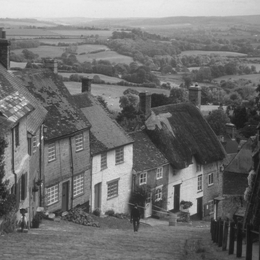
%> input picture new_STDM/goldhill.bmp, 260 x 260 px, shrunk from 512 x 512 before the run
$ octave main_version2_grey_test_psnr.m   (GNU Octave 9; MATLAB toolbox functions it lacks are replaced by stand-ins)
%> lines starting %> are read from the running program, lines starting %| are printed output that depends on the picture; in (x1, y1, x2, y2) boxes, pixels count from 0 and x2, y2 are one past the last pixel; in counts of white or black regions, pixels touching at a corner belong together; the program's own positions count from 1
### new_STDM/func_version2_grey_psnr.m
function [peak_snr_wn] = func_version2_grey_psnr(img_name,T_multiply,Delta)
%> called with img_name = 'goldhill.bmp', T_multiply = 1000, Delta = 26
    % tic;
    order = 31;
%     T_multiply = 1000;
    sigma_E = 10^5;
    T = 1000;
    R = 3;
    % M1 >= M_D > len_skm >= L
    L = 30; % 水印长度
    M_D = 50;  % 所有标准正交向量个数
    len_skm = 40; % 要嵌入水印的标准正交向量个数
    M1 = 60; % 低频zernike矩系数的个数
% [5 lines of commented-out code are left out]

    T1 = floor(T/2);
%     T2 = T-T1;

    img = imread(img_name);
%> img is the input picture: size 260x260 uint8; min 20, max 235, mean 112.2
    % 若是彩色图像则转为灰度图像
    if length(size(img)) == 3
        img = rgb2gray(img);
    end
    % uint8->double
    img = double(img);
%> img: size 260x260 double
    % 展示图像
    figure;imshow(uint8(img));

    %zernike正变换，得到Anm, Vnm
    [V,PQ]=zernike_V(img, order);
%> in zernike_V, `mask(inside) = ones(size(inside));`:
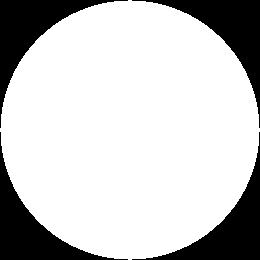
%> mask: size 260x260 double; values 0 (black) and 1 (white), 78% white; 4 black regions, box (x1, y1, x2, y2) and area: (0, 0, 128, 128) 3726, (132, 0, 260, 128) 3726, (0, 132, 128, 260) 3726, (132, 132, 260, 260) 3726
%> after the loop in zernike_V, `for k=1:length(PQ)`:
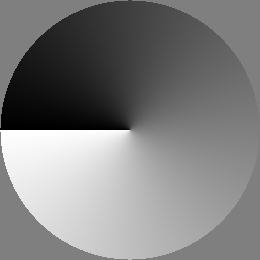
%> phase: size 260x260 double; min -97.27, max 97.27, mean 0; drawn with min black and max white
%> PQ = 528 rows, first 12: [0 0; 1 -1; 1 1; 2 -2; 2 0; 2 2; 3 -3; 3 -1; 3 1; 3 3; 4 -4; 4 -2]
    [A]=zernike_A(img, V, PQ);
%> the loop in zernike_A, `for k=1:length(PQ)` made 528 passes
%> n on passes 1 to 3: 0, 1, 1
    img_size = size(img);        %图像大小
%> img_size = [260 260]

    % 选取低阶zernike系数嵌入水印
    in = find(PQ(:,1)<31 & PQ(:,2)>0 & mod(PQ(:,2),4)~=0);
%> in = 184 values from 3 to 496
    if length(in) < L
        fprintf("wrong:length(in) < water_length\n");
    end

    % 标记高阶和低阶系数的下标
    flag = zeros(1,length(PQ));   % flag: 1×len(PQ)
    flag(in(1:M1)) = 1;

    % 计算除去order内像素的图像
    img_else = img;
    for k = 1:M1
        A_enc_complex=A(in(k));
        Ain=find(abs(A)==abs(A_enc_complex));
        img_else=img_else-(A(in(k))*V(:,:,in(k))+conj(A(in(k)))*V(:,:,Ain(1)));
    end
%> this loop made 60 passes
%> Ain on passes 1 to 12: [2; 3], [4; 6], [8; 9], [7; 10], [12; 14], [18; 19], [17; 20], [16; 21], [24; 26], [22; 28], [32; 33], [31; 34]
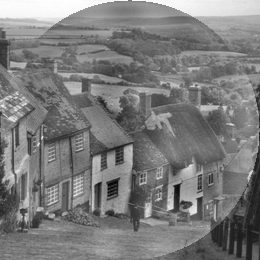
%> img_else: size 260x260 double; min -4.16, max 235, mean 112.2; drawn with min black and max white
    figure;imshow(uint8(img_else));

    A_enc_abs = abs(T_multiply*A/A(1));
%> A_enc_abs = 528 values, max 1000 at index 1, min 3.33 at index 181, mean 34.53

    % 生成加密查找表
    ELUT = ELUT_Gen(sigma_E,T);
    G_zero = 1;
    % G
    while isempty(G_zero) == 0
        %G：T×L
        G = zeros(T,L);
        for i=T1+1:T
            j=randi([1,L]);
            G(i,j)=1;
        end
        sum_G =sum(G);
        G_zero = find(sum_G<R);
    end

    % 生成标准正交向量S
    [S_l,Sym_l,SA_l,SAl_index] = S_Gen(flag,M_D,len_skm,PQ);
%> in S_Gen, `M = length(flag);`: M = 528
%> in S_Gen, `S_l = zeros(M,M_D);`: S_l: size 528x50 double; every value is 0
%> the loop in S_Gen, `for i = 1:M` made 528 passes
%> (n, m) on passes 3, 6, 9, 10, 14, 19, 20, 21, 26, 28, 33, 34: (1, 1), (2, 2), (3, 1), (3, 3), (4, 2), (5, 1), (5, 3), (5, 5), (6, 2), (6, 6), (7, 1), (7, 3)
%> after the loop in S_Gen, `for i = 1:M`: S_l: size 528x50 double; min -0.433, max 0.507, mean -1.89e-07
%> after the loop in S_Gen, `for i = 1:M`:
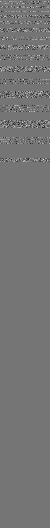
%> Sym_l: size 528x50 double; min -0.433, max 0.507, mean -1.89e-07; mean of the top-left, top-right, bottom-left and bottom-right quarters -3.93e-05, 3.85e-05, 0, 0; drawn with min black and max white
%> after the loop in S_Gen, `for i = 1:M`: flag = 528 values, max 1 at index 2, min 0 at index 1, mean 0.227; index = 528 logical values, 1 true; j = 61; m = 7; n = 17
%> in S_Gen, `SA_l = zeros(M,len_skm);`: SA_l: size 528x40 double; every value is 0
%> after the loop in S_Gen, `for i = 1:len_skm`:
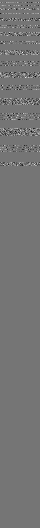
%> SA_l: size 528x40 double; min -0.433, max 0.507, mean 1.92e-05; drawn with min black and max white
%> SAl_index = 40 values from 2 to 50
    % 生成密钥
    [sk_a,sk_w] = Sk_Gen(G,M_D,SAl_index,T1,T,L,len_skm,R);
%> after the loop in Sk_Gen, `for i = 1:M_D`: h = 21; ind = 22 values, max 22 at index 9, min 1 at index 14, mean 11.5; k = 40; sk_a = 150 values, max 994 at index 108, min 501 at index 96, mean 751; sk_w = 120 values, max 994 at index 87, min 501 at index 78, mean 751; source = 22 values from 559 to 983

    delta = round(Delta*rand(len_skm,1)) - Delta/2;
    % delta = zeros(len_skm,1);
    % Quantizer_0
    embed_q = water_quantizer_e(A_enc_abs,SA_l,delta,Delta);
%> in water_quantizer_e, `ro = SA_l' * A;`: ro = 40 values, max 81.07 at index 29, min -61.58 at index 28, mean 7.89
%> in water_quantizer_e, `ro_q = Delta * round((ro+delta)/Delta) - delta;`: ro_q = 40 values, max 81 at index 9, min -66 at index 6, mean 9.57
%> after the loop in water_quantizer_e, `for i = 1:L`: em_q = 528 values, max 13.87 at index 42, min -13.69 at index 52, mean 0.00949
%> embed_q has the same summary as em_q in water_quantizer_e

    % 图像加密
    M = length(PQ);
%> M = 528

    c_img = img_else;
    ppad_e = zeros(M,1);
    for i = 1:M
        ppad_e(i) = A_enc_abs(i)*flag(i) + embed_q(i);
    end
%> after the loop, ppad_e = 528 values, max 203.2 at index 6, min 0 at index 1, mean 5.56
    ppad_e = symmetri(ppad_e,PQ,flag);
%> in symmetri, `N = length(flag);`: N = 528
%> the loop in symmetri, `for i = 1:N` made 528 passes
%> after the loop in symmetri, `for i = 1:N`: m = 7; n = 17; w_v = 528 values, max 203.2 at index 4, min 0 at index 1, mean 11.11
%> ppad_e has the same summary as w_v in symmetri
    pad_e = zeros(2*M_D,1);
    for i = 1:M_D
        for j = 1:R
            pad_e(i) = pad_e(i) + ELUT(sk_a((i-1)*R+j));
        end
        ppad_e = ppad_e +  pad_e(i)*S_l(:,i);
    end
%> after the loop, pad_e = 100 values, max 339364 at index 26, min -419251 at index 50, mean 11027.8; ppad_e = 528 values, max 329373.3 at index 3, min -389409.9 at index 75, mean 222.7
    for i = 1:M_D
        for j = 1:R
            pad_e(i+M_D) = pad_e(i+M_D) + ELUT(sk_a((i-1)*R+j));
        end
        ppad_e = ppad_e +  pad_e(i+M_D)*Sym_l(:,i);
    end
%> after the loop, pad_e = 100 values, max 339364 at index 26, min -419251 at index 50, mean 22055.7; ppad_e = 528 values, max 329373.3 at index 2, min -389409.9 at index 70, mean 434.2
    for i = 1:M
    %     c_img = c_img + (embed_q(i)+ppad_e(i))*A(i)/A_enc_abs(i)*V(:,:,i);
        c_img = c_img + ppad_e(i)*A(i)/A_enc_abs(i)*V(:,:,i);
    end

    % [A_w]=zernike_A(c_img, V, PQ);
    % A_w_abs = abs(T_multiply*A_w/A_w(1));

    xstep = 2/(img_size(1)-1);
%> xstep = 0.00772
    ystep = 2/(img_size(2)-1);
%> ystep = 0.00772
    [x,y] = meshgrid(-1:xstep:1,-1:ystep:1);
    circle1 = sqrt(x.^2+y.^2);
    inside = find(circle1<1.0001);
%> inside = 52696 values from 129 to 67472
    outside = find(circle1>=1.0001);
%> outside = 14904 values from 1 to 67600
    outside_len = length(outside);
%> outside_len = 14904
    % 内切圆外像素加密（流密码加密）
    key = rng;
    text = randi([0,255],outside_len,1);
    % cipher = zeros(outside_len,1);
    cipher = c_img;
    for i = 1:outside_len
        cipher(outside(i)) = bitxor(c_img(outside(i)),text(i));
    end

    cipher1 = uint8(mod(round(real(cipher)),256));
    figure;imshow(cipher1);


    % 设置要嵌入的水印信息
    b_k = randi([0,1],L,1);
    m_k = 2*b_k-1;
    W =  floor(Delta/4) * (m_k);
    % 生成水印查找表
    WLUT = floor(Delta/(4*R)) * G * (m_k);
    % 生成解密查找表
    DLUT = -ELUT + WLUT;

    % 图像解密
    w_img = double(cipher1);
    pad_d =zeros(2*M_D,1);
    ppad_d = zeros(M,1);
    for i = 1:M_D
        for j = 1:R
            pad_d(i) = pad_d(i) + DLUT(sk_a((i-1)*R+j));
        end
        ppad_d = ppad_d +  pad_d(i)*S_l(:,i);
    end
%> after the loop, pad_d = 100 values, max 419257 at index 50, min -339362 at index 26, mean -11028.1; ppad_d = 528 values, max 389493.5 at index 75, min -329230.2 at index 3, mean -211.5
    for i = 1:M_D
        for j = 1:R
            pad_d(i+M_D) = pad_d(i+M_D) + DLUT(sk_a((i-1)*R+j));
        end
        ppad_d = ppad_d +  pad_d(i+M_D)*Sym_l(:,i);
    end
%> after the loop, pad_d = 100 values, max 419257 at index 50, min -339362 at index 26, mean -22056.2; ppad_d = 528 values, max 389493.5 at index 70, min -329230.2 at index 2, mean -423.1
    for i = 1:M
        w_img = w_img + ppad_d(i)*A(i)/A_enc_abs(i)*V(:,:,i);
    end


    % 内切圆外像素解密（流密码解密）
    rng(key);
    text1 = randi([0,255],outside_len,1);
    decryption = w_img;
    for i = 1:outside_len
        decryption(outside(i)) = bitxor(w_img(outside(i)),text1(i));
    end

    Img_w = uint8(mod(round(real(decryption)),256));
    figure;imshow(Img_w);

    % 滤波
    Img_w = filter_img(Img_w);
    % filtered_image = Img_w;

    figure;imshow(Img_w);
    % peak_snr_wn = psnr(Img_w, uint8(img));
    peak_snr_wn = psnr(Img_w, uint8(img));

    % ------------------------------------------------- %
    % 提取水印信息
    % ------------------------------------------------- %
    % Bm = Bm_Gen(len_skm,T,R,sk_w);
    Bm = Bm_Gen1(T,R,sk_a,SAl_index);
    % G = G(T1+1:T,:);
    img_w = double(Img_w);
    [w_A] = zernike_A(img_w, V, PQ);
    w_A_abs = abs(T_multiply*w_A/w_A(1));
    [arbitration] = detection_my1(Bm,G,SA_l,w_A_abs,b_k, Delta, delta);
    if arbitration == 1
        disp("图像水印提取成功")
    else
        disp("图像水印提取失败")
    end
end

### new_STDM/zernike_orderlist.m
% **********************************************************************
% PQ=zernike_orderlist(ORDER)
% PQ=zernike_orderlist(ORDER, WITHNEG)
%
% Create the moment indices (oder p and repetition) satisfying the
% necessary criteria (p-|q|=even, |q|<p) up to order p=ORDER.
%
% If WITHNEG is 1, then the basis functions with negative repetition are
% included.
%
% PQ is a matrix with 2 columns (p and q).
%
% Christian Wolf, http://liris.chrs.fr/christian.wolf
%
% Permission is granted for anyone to copy, use, modify, or distribute this
% program and accompanying programs and documents for any purpose, provided
% this copyright notice is retained and prominently displayed, along with
% a note saying that the original programs are available from my web page.
%
% The programs and documents are distributed without any warranty, express
% or implied.  As the programs were written for research purposes only, they
% have not been tested to the degree that would be advisable in any
% important application.
% All use of these programs is entirely at the user's own risk.
%
% **********************************************************************

% **********************************************************************
% Change log:
% 21.12.2009 cw: -Begin
% **********************************************************************

function PQ=zernike_orderlist(ORDER, WITHNEG)

    if nargin<2     %判断函数输入的变量个数，如果小于2，说明WITHNEG没有输入，就置零
        WITHNEG=0;
        fprintf('WITHENG')
    end

    PQ=[];
    if WITHNEG
        for p=0:ORDER
            for q=-p:p
                if mod(abs(p-abs(q)),2)==0
                    PQ = [ PQ ; p q ];
                end
            end
        end
    else
        for p=0:ORDER
            for q=0:p
                if mod(abs(p-q),2)==0
                    PQ = [ PQ ; p q ];
                end
            end
        end
    end

### new_STDM/zernike_V.m
function [V,PQ]=zernike_V(img, Order)
PQ = zernike_orderlist(Order,1);    %求出阶数n以及满足对应关系的m
img = double(img);
img_size = size(img);       %图像大小
xstep = 2/(img_size(1)-1);  %x方向上步长
ystep = 2/(img_size(2)-1);  %y方向上步长
[x,y] = meshgrid(-1:xstep:1,-1:ystep:1);%以图像中心为原点，每个坐标到图像中心的距离，（规划到单位圆以内）
circle1 = sqrt(x.^2 + y.^2);      %每个坐标到图像中心的距离，（规划到单位圆以内）
inside = find(circle1<=1.0001);    %inside是一个列向量，代表该图像中位于单位圆内的点
mask = zeros(img_size);      %创建全零的mask矩阵，用来存放该图像中位于单位圆内的点
mask(inside) = ones(size(inside));  %单位圆内的坐标标记为1，否则标记为0
Z=zeros(img_size);
Z(inside)=x(inside)+1i*y(inside);
p=abs(Z);
theta=angle(Z);

V=zeros(img_size(1),img_size(2),length(PQ));
%按照公式推导，先求R，再求V，最后求A
for k=1:length(PQ)
    n=PQ(k,1);
    m=PQ(k,2);
    a=(n-abs(m))/2;b=(n+abs(m))/2;
    R=zeros(img_size);
    for s=0:a
        num=power(-1,s).*factorial(n-s)*(p.^(n-2*s));
        den=factorial(s)*factorial(b-s)*factorial(a-s);
        R=R+(num/den);
    end
    phase=m*theta;
    R(mask==0)=0;
    phase(mask==0)=0;
    V(:,:,k)=(R.*exp(1i*phase));
end

### new_STDM/zernike_A.m
function [A]=zernike_A(img, V, PQ)
img = double(img);
img_size = size(img);       %图像大小
xstep = 2/(img_size(1)-1);  %x方向上步长
ystep = 2/(img_size(2)-1);  %y方向上步长
%按照公式推导，先求R，再求V，最后求A
A=zeros(length(PQ),1);
for k=1:length(PQ)
 n=PQ(k,1);
 A(k)=((n+1)/pi*sum(sum(xstep*ystep*img.*conj(V(:,:,k)))));  %conj计算复数共扼值
end


### new_STDM/S_Gen.m
function [S_l,Sym_l,SA_l,SAl_index] = S_Gen(flag,M_D,len_skm,PQ)
    M = length(flag);
    So_l = rand(sum(flag),M_D+1);
    So_l = orth(So_l);
    So_l(:,1) = [];

    % 取M_D个低频矩个数大小的标准正交向量
    S_l = zeros(M,M_D);
    Sym_l = zeros(M,M_D);
    j = 1;
    for i = 1:M
        if flag(i) == 1
            S_l(i,:) = So_l(j,:);
            n = PQ(i,1);
            m = PQ(i,2);
            index = PQ(:,1)==n & PQ(:,2)==-m;
            flag(index) = 1;
            Sym_l(index,:) = So_l(j,:);
            j = j + 1;
        end
    end
    % clear So_l

    % 随机从M_D中取len_skm个标准正交向量的下标
    SAl_index = randperm(M_D);
    SAl_index = SAl_index(1:len_skm);
    SAl_index = sort(SAl_index);

    % 随机从M_D中取len_skm个标准正交向量
    SA_l = zeros(M,len_skm);
    for i = 1:len_skm
        SA_l(:,i) = S_l(:,SAl_index(i));
    end
end

### new_STDM/Sk_Gen.m
function [sk_a,sk_w] = Sk_Gen(G,M_D,SAl_index,T1,T,L,len_skm,R)
%     sk_a = zeros(2*M_D*R,1);
    sk_a = zeros(M_D*R,1);
    sk_w = zeros(len_skm*R,1);
    k = 1;
    h = 1;
    for i = 1:M_D
        if i == SAl_index(k)
            source = find(G(:,h)==1);
            ind = randperm(length(source));
            for j = 1:R
                sk_a((i-1)*R+j) = source(ind(j));
                sk_w((k-1)*R+j) = source(ind(j));
            end
            if k < len_skm
                k = k + 1;
                if h < L
                    h = h + 1;
                else
                    h = ceil(rand()*L);
                end
            end
        else
            sk_a((i-1)*R+1:i*R) = randperm(T-T1, R) + T1;
        end
    end
%     for i = M_D+1:2*M_D
%         sk_a((i-1)*R+1:i*R) = randperm(T1,R);
%     end
end

### new_STDM/water_quantizer_e.m
function [em_q] = water_quantizer_e(A,SA_l,delta,Delta)
    ro = SA_l' * A;
    ro_q = Delta * round((ro+delta)/Delta) - delta;

    [~,L] = size(SA_l);
    [M,N] = size(A);
    em_q = zeros(M,N);
    for i = 1:L
        em_q = em_q + ro_q(i)*SA_l(:,i) - ro(i)*SA_l(:,i);
    end
end

### new_STDM/symmetri.m
function [w_v] = symmetri(w_v,PQ,flag)
    N = length(flag);
    for i = 1:N
        if flag(i) == 1
            n = PQ(i,1);
            m = PQ(i,2);
            index = PQ(:,1)==n & PQ(:,2)==-m;
            w_v(index) = conj(w_v(i));
        end
    end
end

### new_STDM/filter_img.m
function [result_img] = filter_img(img)

% 获取图像的尺寸
[rows, columns] = size(img);
%> rows = 260; columns = 260

% 创建一个副本来存储结果
result_img = img;

% 遍历每个像素点，从第2列开始，因为第1列没有左侧像素点
for row = 1:rows
    for col = 2:columns
        % 计算当前像素与左侧像素的差值
        diff = double(result_img(row, col)) - double(result_img(row, col - 1));

        % 根据差值调整当前像素值
        if diff > 240
            result_img(row, col) = 0;
        elseif diff < -240
            result_img(row, col) = 255;
        end
    end
end
%> result_img: size 260x260 uint8; min 0, max 255, mean 113.3; mean of the top-left, top-right, bottom-left and bottom-right quarters 123.1, 111.9, 121.2, 97.2
%> in func_version2_grey_psnr, `peak_snr_wn = psnr(Img_w, uint8(img));`: peak_snr_wn = 14.89

end

### new_STDM/Bm_Gen1.m
function [Bm] = Bm_Gen1(T,R,sk_a,SAl_index)
%> called with T = 1000, R = 3
    len_skm = length(SAl_index);
%> len_skm = 40
    Bm = zeros(len_skm,T);
%> Bm: size 40x1000 double; every value is 0
    for i = 1:length(SAl_index)
        for j = 1:R
            Bm(i,sk_a((SAl_index(i)-1)*R+j)) = 1;
        end
    end
%> this loop made 40 passes
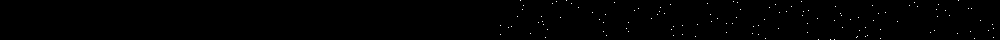
%> Bm: size 40x1000 double; values 0 (black) and 1 (white), 0.3% white in thin lines or dots, all inside (x1, y1, x2, y2) = (500, 0, 994, 40)
%> the loop in zernike_A (call 2), `for k=1:length(PQ)` made 528 passes
%> in func_version2_grey_psnr, `w_A_abs = abs(T_multiply*w_A/w_A(1));`: w_A_abs = 528 values, max 1000 at index 1, min 3.29 at index 181, mean 34.55
    Bm = sparse(Bm);
end

### new_STDM/detection_my1.m
function [arbitration,BER] = detection_my1(Bm,G,SA_l,w_vec,b_k, Delta, delta)
%> called with Delta = 26
    G = sparse(G);
    GG = full(Bm * G);
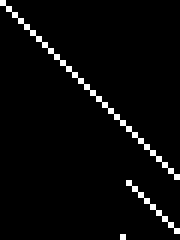
%> GG: size 40x30 double (shown 6 times larger); values 0 (black) and 3 (white), 3.3% white in thin lines or dots
    wp = SA_l' * w_vec;
%> wp = 40 values, max 87.24 at index 9, min -65.98 at index 12, mean 8.96
    wp_q = Delta * round((wp + delta)/Delta)-delta;
%> wp_q has the same summary as ro_q in water_quantizer_e
    e = wp - wp_q;
%> e = 40 values, max 6.28 at index 32, min -6.26 at index 30, mean -0.616
    b_arb = zeros(1,length(b_k));
    for i = 1:length(b_k)
        if e(i)>=0
            b_arb(i) = 1;
        elseif e(i)<0
            b_arb(i) = 0;
        end
    end
%> after the loop, b_arb = 30 values, max 1 at index 1, min 0 at index 2, mean 0.467
% [11 lines of commented-out code are left out]

    s = 0;
    for i = 1:length(b_k)
        if b_arb(i) == b_k(i)
            s = s + 1;
        end
    end
%> after the loop, s = 30
    BER = (1-s/length(b_k))*100;
%> BER = 0
    if s == length(b_k)
%         fprintf("BER: %.1f%%\n",(BER)*100);
        arbitration = 1;
    else
%         fprintf("BER: %.1f%%\n",(1-s/length(b_k))*100);
        arbitration = 0;
    end
end

### new_STDM/ELUT_Gen.m
function [ ELUT ] = ELUT_Gen( sigma_E, T )


%mu_E = round(sigma_E * rand(T, 1) + sigma_E);
ELUT = round(sigma_E .* randn(T, 1));

end

### new_STDM/main_version2_grey_test_psnr.m
clc;
clear;
img_name = "goldhill.bmp";
Delta = 26;
T_multiply = 1000;
avg_psnr = 0;
for i = 1:5
    img_psnr = func_version2_grey_psnr(img_name,T_multiply,Delta);
%> in func_version2_grey_psnr, `[arbitration] = detection_my1(Bm,G,SA_l,w_A_abs,b_k, Delta, delta);`: arbitration = 1
%> img_psnr = 14.89
    fprintf("Delta: %d, psnr: %.1f\n",Delta,img_psnr);
%| Delta: 26, psnr: 14.9
%     Delta = Delta + 2;
    avg_psnr = avg_psnr + img_psnr;
%> avg_psnr = 14.89
%> (the run ends here)
